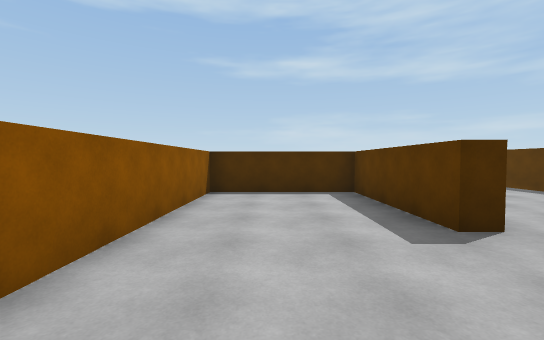
view 1 (above)

13 first-person views from a walk through a Unity game level. The camera is 1.4 m above the floor, tilts 2° down and sees 90° across. The floor is counted in squares, 1.8 m on a side. Each view is taken from the middle of a square. On the plan, view 1 faces up. The plan holds only what a view shows up to about 10 squares ahead; the rest is blank. The place goes on beyond the plan. The player character is not drawn.

view 2
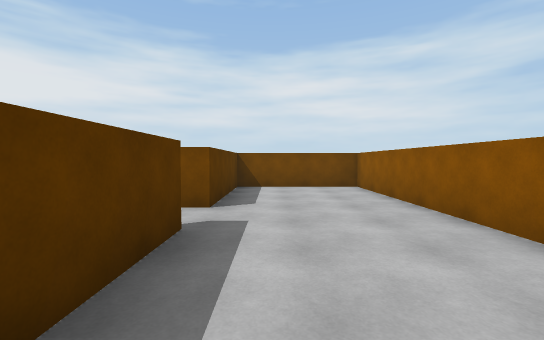

view 3
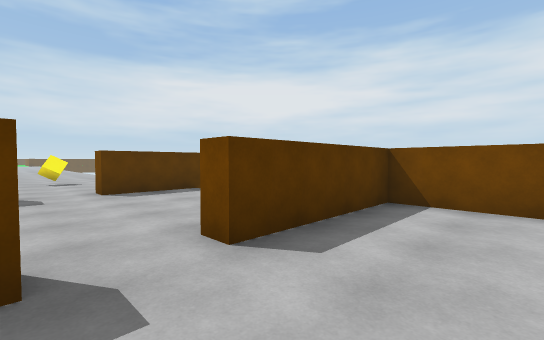

view 4
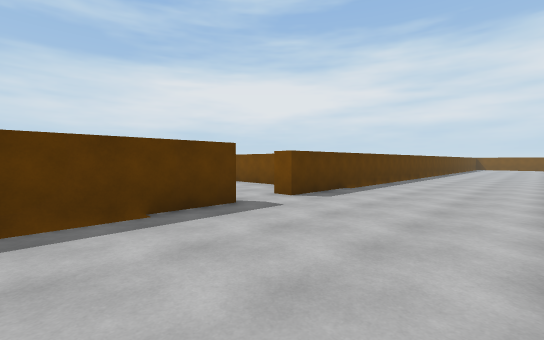

view 5
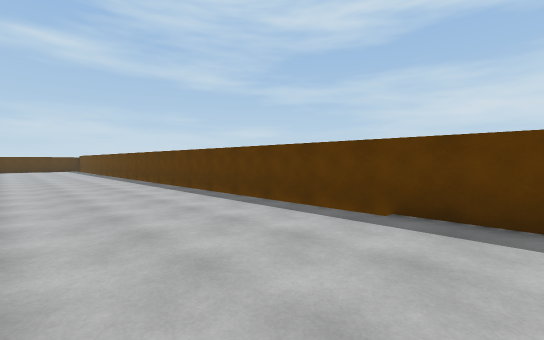

view 6
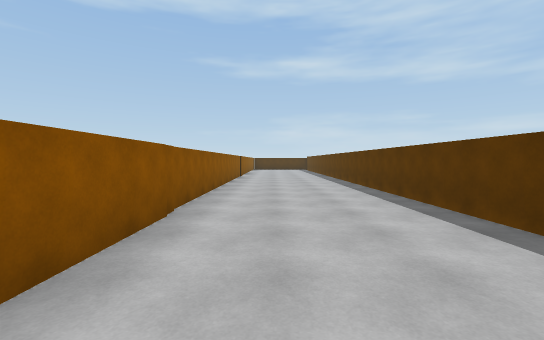

view 7
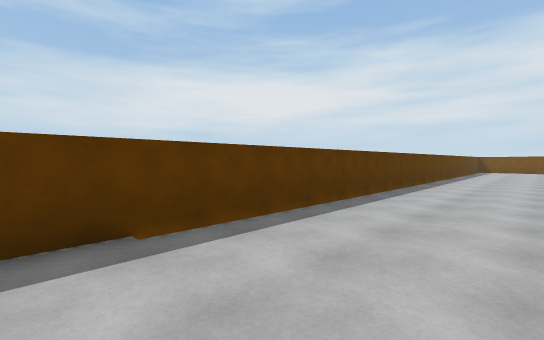

view 8
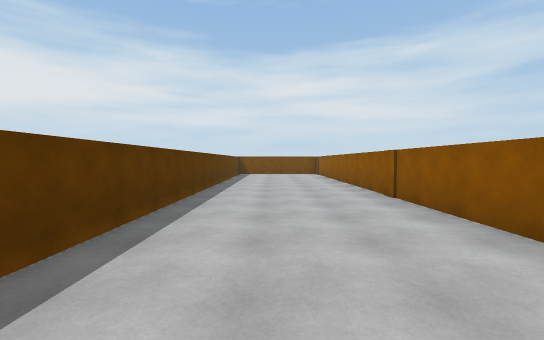

view 9
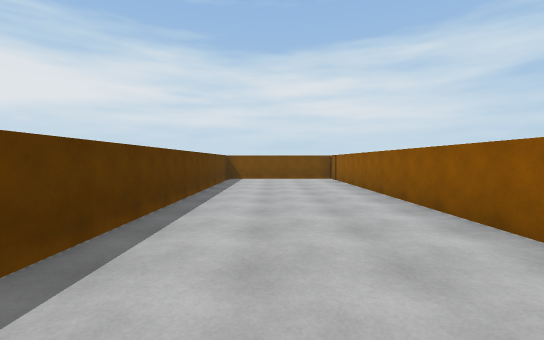

view 10
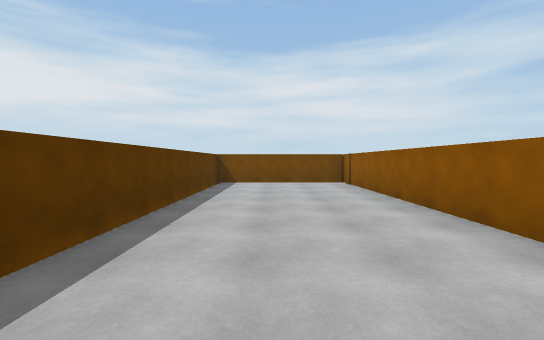

view 11
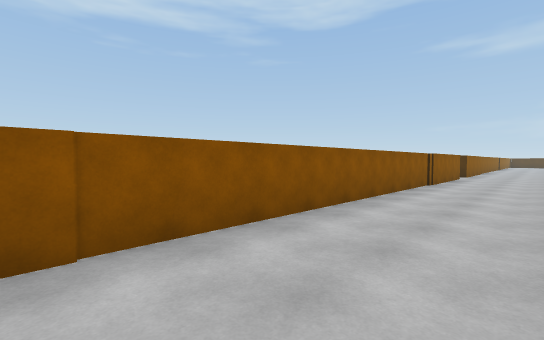

view 12
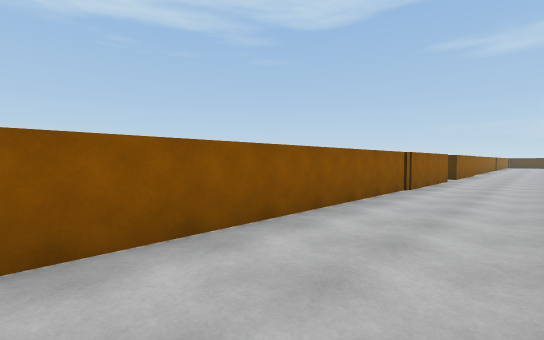

view 13
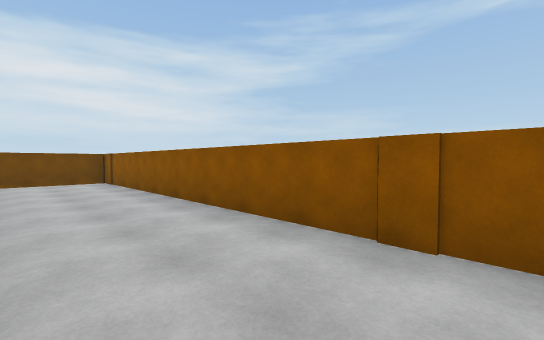

### Floor plan
Points are (right, up) in squares from view 1. A wall is a line through its corners. A room is listed if a view was taken in it or the views show most of it. See-through windows are left out.
Room 1 (views 1, 2, 3)
walls: (2.6, 2.9) (2, 2.9) (2, 6.7) (-1.5, 6.7) (-1.5, -2.1) (2, -2.1) (2, 1.5) (2.4, 1.5)
ways out: opening at (2, 2) to room 2
Room 2 (views 4, 5, 6, 7, 8, 9, 10, 11, 12, 13)
walls: (2.4, 1.5) (2.4, -22); (7, 2.9) (7, 12.5); (2.4, 12.4) (2.4, 4.4); (2.4, -21.7) (7, -21.7) (7, 1.5) (7.6, 1.5)
ways out: opening at (2, 2) to room 1; opening at (7, 2)

Positions as (right, up) in squares from view 1, and headings:
1: (0, 0), facing up
2: (1, 6), facing down
3: (0, 3), facing down-right
4: (3, 6), facing down-right
5: (3, 3), facing up-right
6: (4, 3), facing up
7: (4, 0), facing down-right
8: (5, -6), facing down
9: (5, -10), facing down
10: (5, -12), facing down
11: (5, -12), facing up-left
12: (5, -10), facing up-left
13: (5, -11), facing down-left
